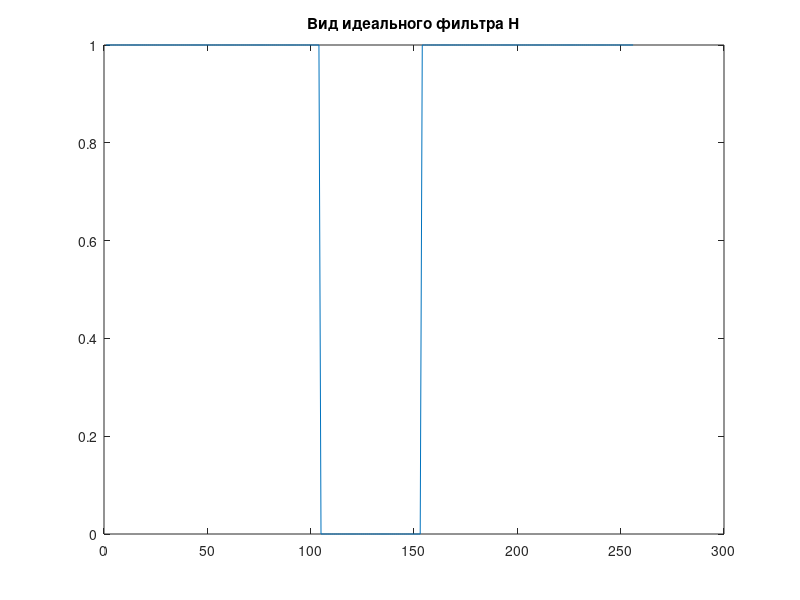
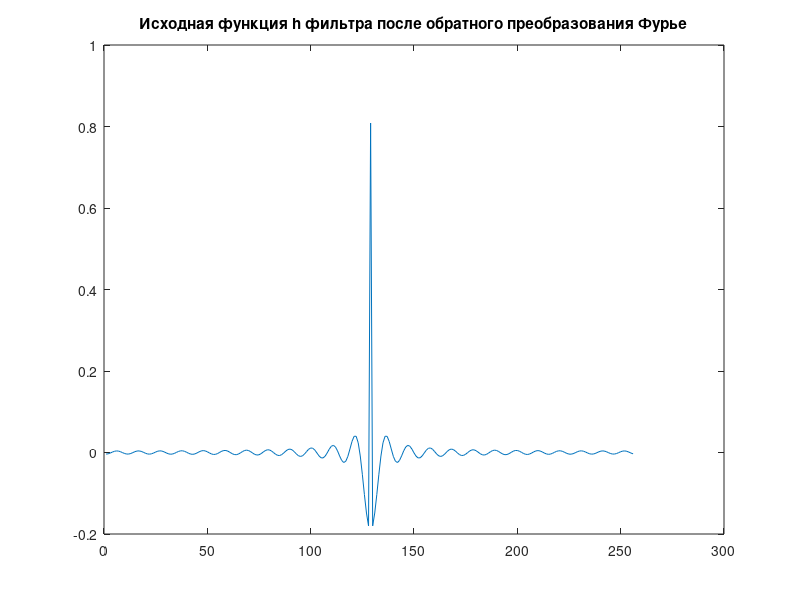
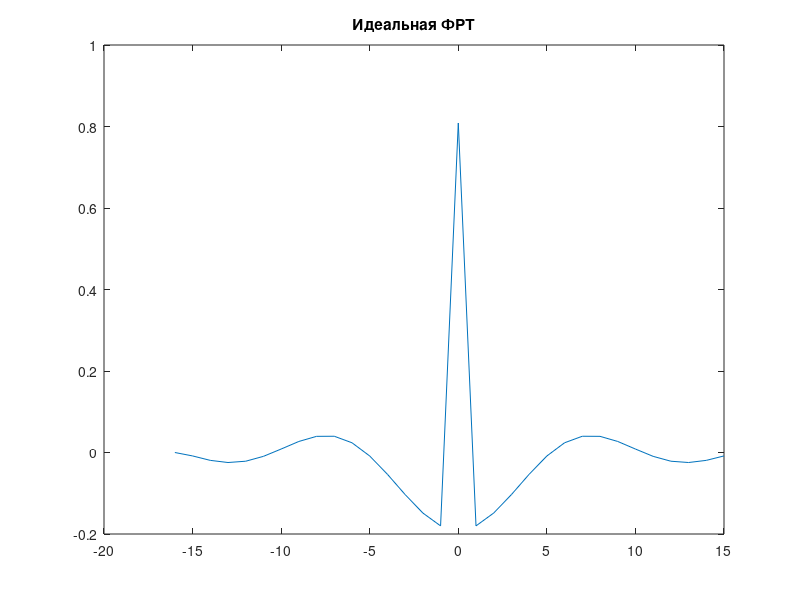
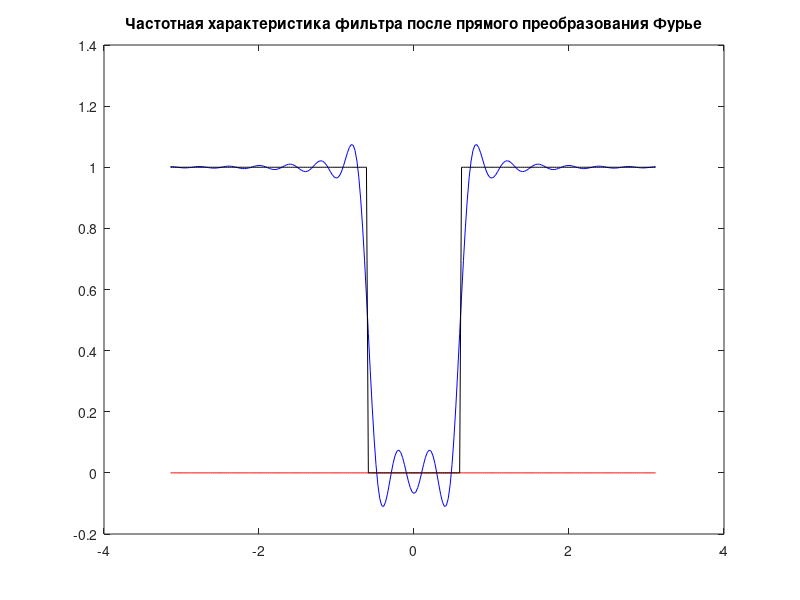

Recreate these plots in MATLAB, in order. (Note: this script raises an error after producing the figures.)
clc;
clear all;
close all;
%--------------------------------- 1 ЧАСТЬ --------------------------------
% Задание исходного фильтра
Mm = 16; 
Mp = 15; % -Mm : Mp - окно обработки (32 отсчёта)
H = ones(256, 1); 
u0 = 24; 
H((129 - u0) : (129 + u0)) = 0;
figure();
plot(H); title('Вид идеального фильтра H');

% Поиск исходной функции фильтра посредством обратного преобразования Фурье
h = fftshift(ifft(fftshift(H)));
figure; % Вывод: Вид идеального фильтра H
plot(real(h));
title('Исходная функция h фильтра после обратного преобразования Фурье'); 
kkk = abs(max(imag(h)))
if abs(max(imag(h))) > 1e-10 
    return; % Проверка на ошибку чётности/нечётности функции 
end

% Переносим пик h в начало отсчёта, делаю симметрию и рассматривая область 
% от -Mm до Mp (окно обработки)
h = real(h); 
[hmax,xmax] = max(abs(h));
hidl = [0; h(xmax - Mm + 1 : xmax + Mp)];
[hidlmax, xidlmax] = max(abs(hidl));
figure; % Вывод: Исходная функция h фильтра после обратного преобразования Фурье
ax = -Mm : Mp; 
plot(ax, hidl); 
title('Идеальная ФРТ');

% Расчёт частотной характеристики 
h = zeros(256,1); 
h(xmax - Mm : xmax + Mp) = hidl; 
[hmax, xmax] = max(abs(h));
Hidl = fftshift(fft(fftshift(h)));
ax = -128 : 127; 
ax = ax * (pi / 128); % -pi : pi
figure; % Вывод: идеальная ФРТ
plot(ax, real(Hidl), 'b', ax, imag(Hidl), 'r', ax, H, 'k');
title('Частотная характеристика фильтра после прямого преобразования Фурье'); 

N = Mm + Mp + 1; % Кол-во звеньев

% Вычисление базисных функций 
h = @(m, jk) cos(jk * pi / (2 * N) * (2 * (m + Mm) + 1)) / cos(pi / (2 * N) * jk) * (heaviside(m + Mm) - heaviside(m - Mp - 1));

% Среднеквадратичная аппроксимация ФРТ 
B = [];
for l = 1:N
    for k = 1:N
        B(l,k) = 0;
        for m = -Mm:Mp
            % Принимаем w(m) = 1, для видимости будем умножать на 1R
            B(l,k) = B(l,k) + 1 * h(m, k) * h(m, l);
        end
    end
end

C = zeros(N, 1);
for k = 1:N
    for m = -Mm:Mp
        C(k) = C(k) + h(m, k) * hidl(m + Mm + 1);
    end
end

% Расчёт матрицы A и R
A = inv(B) * C;
R = transpose(C) * inv(B) * C;

% ФРТ синтезированного параллельно-рекурсивного фильтра
res = zeros(N, 1);
for m = -Mm:Mp
   for i = 1:N
       res(m + Mm + 1) = res(m + Mm + 1) + A(i) * h(m, i);
   end
end
figure; % Вывод: Частотная характеристика фильтра после прямого преобразования Фурье
plot(-Mm:Mp, res, 'b--o', -Mm:Mp, hidl, 'red'); % Вывод: Проверка совпадения
title('Проверка совпадения');

%--------------------------------- 2 ЧАСТЬ --------------------------------


% Загрузка изображения
defaultPath = 'C:\Users\volch\Pictures\';
[fileName, pathName] = uigetfile({'*.jpg;*.jpeg;*.png;*.bmp;*.tif;*.tiff', 'Image Files (*.jpg,*.jpeg,*.png,*.bmp,*.tif,*.tiff)'}, 'Select an image file', defaultPath);
my_image = imread(fullfile(pathName, fileName));
figure; 
imshow(my_image);
title('Изображение для демонстрации');
[hg,wd,cn] = size(my_image);
im_double = double(my_image);

% Добавление шума
[x, y] = meshgrid(1:wd, 1:hg);
u = 2; v = 0.1; % Произвольные частоты 
ns = 250 * cos(u * x  + v * y ); % Шум
im_double_n(:, :, 1) = im_double(:, :, 1) + ns;
im_double_n(:, :, 2) = im_double(:, :, 2) + ns;
im_double_n(:, :, 3) = im_double(:, :, 3) + ns;
im_ok = uint8(im_double_n);
figure; 
imshow(im_ok);
title('Изображение с шумом');

% Свёрта с идеальным фильтром  
im_filter(:, :, 1) = conv2(hidl, hidl, im_double_n(:, :, 1), 'same');
im_filter(:, :, 2) = conv2(hidl, hidl, im_double_n(:, :, 2), 'same');
im_filter(:, :, 3) = conv2(hidl, hidl, im_double_n(:, :, 3), 'same');
im_res = uint8(im_double+im_filter); % показ в цвете
%im_res = uint8(im_filter);
figure; 
imshow(im_res);
title('Изображение после идеальной фильтрации');


% Здесь необходимо избавиться от минимальных кф-ов по абсолютному значению:
% A = A(A>0);
% N = numel(A);

system_image = zeros(hg,wd,3);

% Цикл по каждому каналу изображения 
for i=1:3
    im_s = double((my_image(:,:,i)));
    % по столбцам 
    system_image(:,:,i) = System( N, Mm, Mp, im_s, A);
    % по строкам (транспонируем, считаем и потом возвращаем исходный вид)
    tr_im = transpose(system_image(:,:,i));
    tr_res = System( N, Mm, Mp, tr_im, A);
    tr_out = transpose(tr_res);
    system_image(:,:,i) = tr_out;
end

figure; 
imshow(uint8(im_double+system_image)); % показ в цвете
%imshow(uint8(system_image));
title('Изображение после фильтрации алгоритмом через разностные уравнения');


function result_image = System(N, Mm, Mp, my_image, A_new)
hg = size(my_image,1); % высота изображения 
wd = size(my_image,2); % ширина изображения
result_image = double(zeros(hg,wd)); 
% Cистема разностных уравнений
for k = 0:N-1
    C_k = 2 * cos(pi * k / N); % Постоянный кф
    for y = 1:hg
        f1 = 0; f2 = 0; f3 = 0; f4 = 0;
        f1_last = 0; % прошлое
        f2_last = 0; % прошлое
        gk = 0; gk_last = 0; gk_last2 = 0; % текущее, прошлое, позапрошлое 
        
        for x = -Mm+1:wd 
            if (x - Mp - 1 <= 0) % за граничей изображения слева 
                f1 = my_image(y, x + Mm); 
                f2 = my_image(y, x + Mm); 
            elseif (x + Mm > wd) % за граничей изображения справа
                f1 = my_image(y, wd - 1) - my_image(y, x - Mp - 1); 
                f2 = my_image(y, wd - 1) + my_image(y, x - Mp - 1); 
            else
                f1 = my_image(y, x + Mm) - my_image(y, x - Mp - 1); 
                f2 = my_image(y, x + Mm) + my_image(y, x - Mp - 1);  
            end
            
            f3 = f1 - f1_last;
            f4 = f2 - f2_last;
            
            if (k == 0) %  gk = 0 
                gk = gk_last + f1;
            elseif (mod(k,2) == 1) %  gk нечётное
                gk = C_k * gk_last - gk_last2 + f4;
            else %gk чётное
                gk = C_k * gk_last - gk_last2 + f3;
            end
            
            % Обработка изображения 
            if (x>0)
                result_image(y, x) = result_image(y, x) + gk * A_new(k+1);
            end
            
            % Присвоение новых значений переменным
            gk_last2 = gk_last;
            gk_last = gk;
            f1_last = f1;
            f2_last = f2;
        end
    end
end
end
